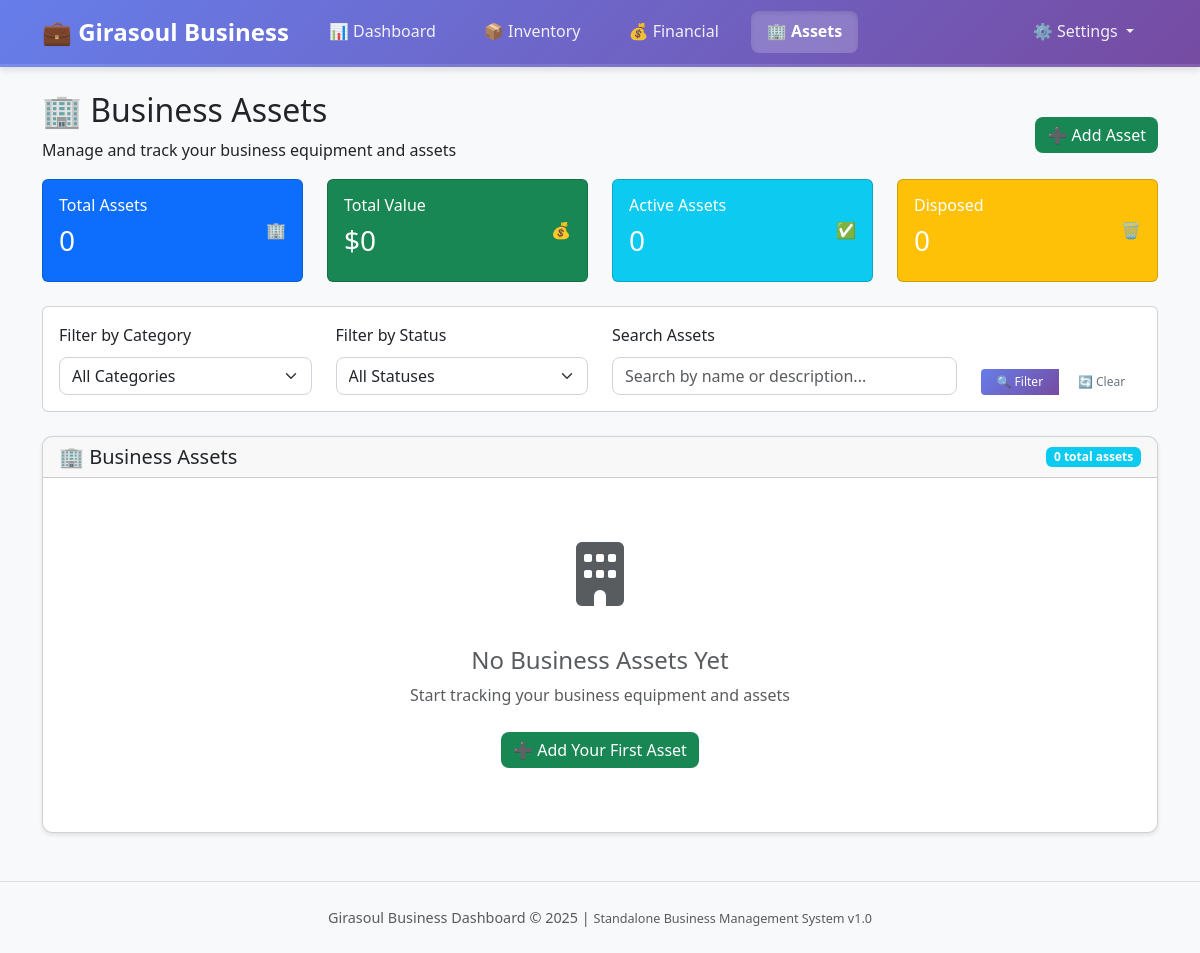
Before: /assets/ with the older database file.
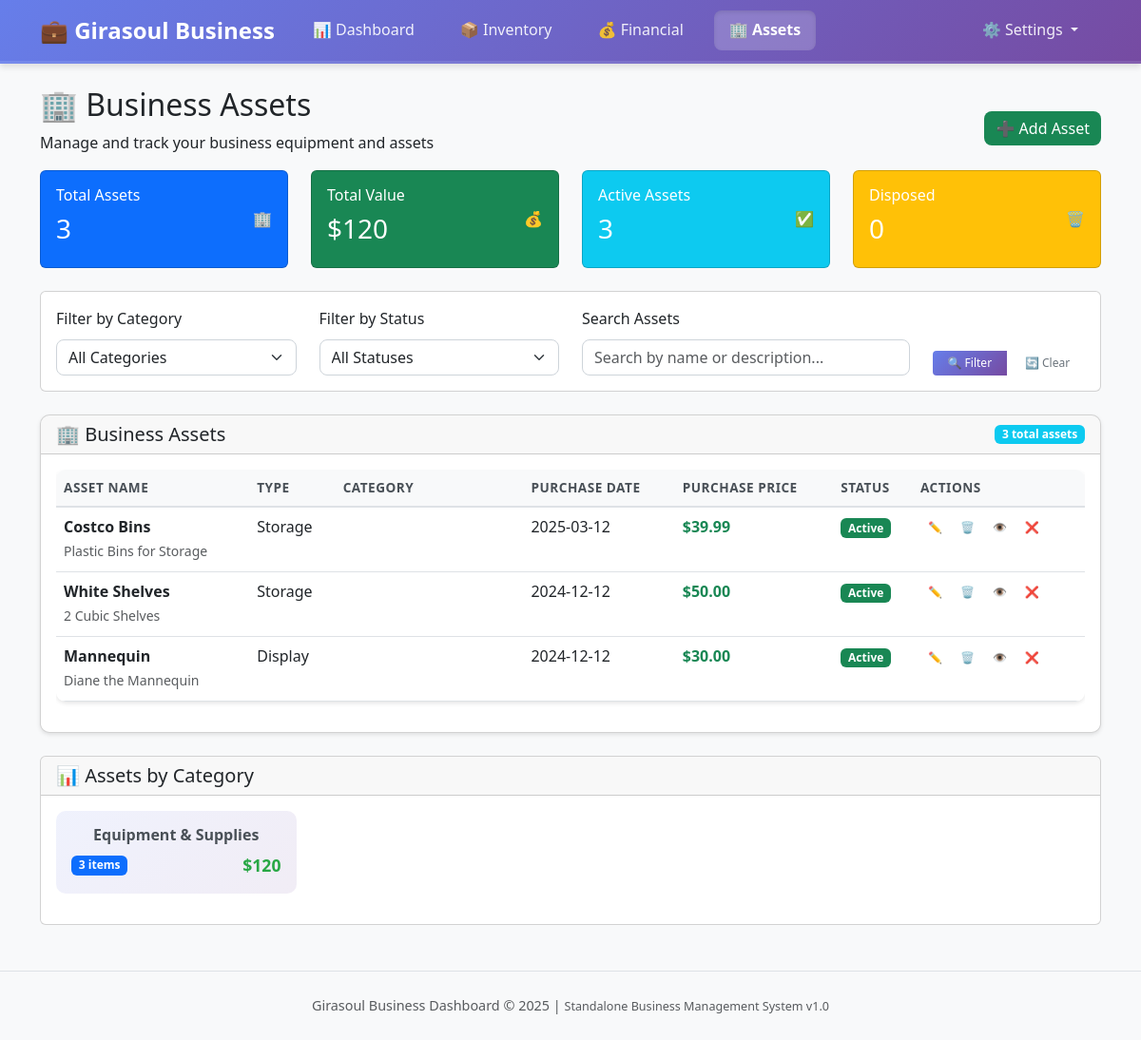
After: the same page with the newer database file.
### models.py (models this page shows, shortened)
class BusinessAsset(db.Model):
    __tablename__ = 'business_assets'
    id = db.Column(db.Integer, primary_key=True)
    name = db.Column(db.String(100), nullable=False)
    description = db.Column(db.Text)
    asset_category = db.Column(db.String(50), nullable=False, index=True)
    asset_type = db.Column(db.String(50), nullable=False)
    purchase_date = db.Column(db.Date, nullable=False)
    purchase_price = db.Column(db.Numeric(10, 2), nullable=False)
    is_active = db.Column(db.Boolean, default=True, index=True)

### blueprints/views/assets.py (the view)
@assets_bp.route('/')
def assets():
    print("🏢 Loading business assets page...")
    try:
        business_assets = BusinessAsset.query.order_by(
            BusinessAsset.purchase_date.desc()
        ).all()
        print(f"📊 Found {len(business_assets)} assets in database")
        assets_metrics = calculate_assets_metrics(business_assets)
        assets_by_category = group_assets_by_category(business_assets)
        return render_template('assets.html',
                             business_assets=business_assets,
                             assets_metrics=assets_metrics,
                             assets_by_category=assets_by_category,
                             total_assets=len(business_assets),
                             total_value=assets_metrics.get('total_value', 0),
                             active_assets=assets_metrics.get('active_assets', 0))
    except Exception as e:
        print(f"❌ Error loading assets page: {e}")
        import traceback
        traceback.print_exc()
        return render_template('assets.html',
                             business_assets=[],
                             assets_metrics={},
                             assets_by_category={},
                             total_assets=0,
                             total_value=0,
                             active_assets=0,
                             error=str(e))

### templates/assets.html (shortened to what this page needs)
{% extends "base.html" %}
{% block extra_css %}
<link rel="stylesheet" href="{{ url_for('static', filename='css/assets.css') }}">
{% endblock %}
{% block content %}
<div class="dashboard-header">
    <div class="d-flex justify-content-between align-items-center">
        <div>
            <h2 class="dashboard-title">🏢 Business Assets</h2>
            <p class="dashboard-subtitle">Manage and track your business equipment and assets</p>
        </div>
        <div>
            <button class="btn btn-success" onclick="showAddAssetModal()">
                ➕ Add Asset
            </button>
        </div>
    </div>
</div>
<div class="row mb-4">
    <div class="col-lg-3 col-md-6">
        <div class="card summary-card bg-primary text-white">
            <div class="card-body">
                <div class="d-flex justify-content-between align-items-center">
                    <div>
                        <h6 class="card-title">Total Assets</h6>
                        <h3 class="card-value">{{ total_assets or 0 }}</h3>
                    </div>
                    <div class="summary-icon">
                        🏢
                    </div>
                </div>
            </div>
        </div>
    </div>
    <div class="col-lg-3 col-md-6">
        <div class="card summary-card bg-success text-white">
            <div class="card-body">
                <div class="d-flex justify-content-between align-items-center">
                    <div>
                        <h6 class="card-title">Total Value</h6>
                        <h3 class="card-value">${{ "%.0f"|format(total_value or 0) }}</h3>
                    </div>
                    <div class="summary-icon">
                        💰
                    </div>
                </div>
            </div>
        </div>
    </div>
    <div class="col-lg-3 col-md-6">
        <div class="card summary-card bg-info text-white">
            <div class="card-body">
                <div class="d-flex justify-content-between align-items-center">
                    <div>
                        <h6 class="card-title">Active Assets</h6>
                        <h3 class="card-value">{{ active_assets or 0 }}</h3>
                    </div>
                    <div class="summary-icon">
                        ✅
                    </div>
                </div>
            </div>
        </div>
    </div>
    <div class="col-lg-3 col-md-6">
        <div class="card summary-card bg-warning text-white">
            <div class="card-body">
                <div class="d-flex justify-content-between align-items-center">
                    <div>
                        <h6 class="card-title">Disposed</h6>
                        <h3 class="card-value">{{ disposed_assets or 0 }}</h3>
                    </div>
                    <div class="summary-icon">
                        🗑️
                    </div>
                </div>
            </div>
        </div>
    </div>
</div>
<div class="card filters-card mb-4">
    <div class="card-body">
        <div class="row">
            <div class="col-md-3">
                <label for="filterCategory" class="form-label">Filter by Category</label>
                <select class="form-select" id="filterCategory">
                    <option value="">All Categories</option>
                </select>
            </div>
            <div class="col-md-3">
                <label for="filterStatus" class="form-label">Filter by Status</label>
                <select class="form-select" id="filterStatus">
                    <option value="">All Statuses</option>
                </select>
            </div>
            <div class="col-md-4">
                <label for="searchAssets" class="form-label">Search Assets</label>
                <input type="text" class="form-control" id="searchAssets"
                       placeholder="Search by name or description...">
            </div>
            <div class="col-md-2 d-flex align-items-end">
                <div class="btn-group w-100">
                    <button class="btn btn-primary" onclick="filterAssets()">
                        🔍 Filter
                    </button>
                    <button class="btn btn-outline-secondary" onclick="clearAssetFilters()">
                        🔄 Clear
                    </button>
                </div>
            </div>
        </div>
    </div>
</div>
<div class="card assets-table">
    <div class="card-header d-flex justify-content-between align-items-center">
        <h5 class="mb-0">🏢 Business Assets</h5>
        <span class="badge bg-info">{{ business_assets|length if business_assets else 0 }} total assets</span>
    </div>
    <div class="card-body">
        {% if business_assets %}
        <div class="table-responsive">
            <table class="table table-hover" id="assetsTable">
                <thead>
                    <tr>
                        <th>Asset Name</th>
                        <th>Type</th>
                        <th>Category</th>
                        <th>Purchase Date</th>
                        <th>Purchase Price</th>
                        <th>Status</th>
                        <th>Actions</th>
                    </tr>
                </thead>
                <tbody id="assetsTableBody">
                    {% for asset in business_assets %}
                    <tr data-asset-id="{{ asset.id }}" class="{{ 'table-secondary' if not asset.is_active else '' }}">
                        <td>
                            <div class="fw-bold">{{ asset.name }}</div>
                            {% if asset.description %}
                            <small class="text-muted">{{ asset.description }}</small>
                            {% endif %}
                        </td>
                        <td>{{ asset.asset_type }}</td>
                        <td>
                            <span class="badge category-badge category-{{ asset.asset_category.lower() }}">
                            </span>
                        </td>
                        <td>{{ asset.purchase_date.strftime('%Y-%m-%d') if asset.purchase_date else 'Unknown' }}</td>
                        <td class="fw-bold text-success">${{ "%.2f"|format(asset.purchase_price) }}</td>
                        <td>
                            {% if asset.is_active %}
                            <span class="badge bg-success">Active</span>
                            {% else %}
                            <span class="badge bg-secondary">Disposed</span>
                            {% if asset.disposal_date %}
                            <br><small class="text-muted">{{ asset.disposal_date.strftime('%Y-%m-%d') }}</small>
                            {% endif %}
                            {% endif %}
                        </td>
                        <td>
                        <div class="btn-group" role="group">
                            <button class="btn btn-outline-primary btn-sm"
                                    onclick="editAsset({{ asset.id }})"
                                    title="Edit Asset">
                                ✏️
                            </button>
                            {% if asset.is_active %}
                            <button class="btn btn-outline-warning btn-sm"
                                    onclick="disposeAsset({{ asset.id }}, '{{ asset.name|e }}')"
                                    title="Dispose Asset">
                                🗑️
                            </button>
                            {% endif %}
                            <button class="btn btn-outline-info btn-sm"
                                    onclick="viewAssetDetails({{ asset.id }})"
                                    title="View Details">
                                👁️
                            </button>
                            <button class="btn btn-outline-danger btn-sm"
                                    onclick="deleteAsset({{ asset.id }}, '{{ asset.name|e }}')"
                                    title="Delete Asset">
                                ❌
                            </button>
                        </div>
                    </td>
                    </tr>
                    {% endfor %}
                </tbody>
            </table>
        </div>
        {% else %}
        <div class="text-center py-5" id="noAssetsMessage">
            <div class="mb-4">
                <i class="fas fa-building fa-4x text-muted"></i>
            </div>
            <h4 class="text-muted">No Business Assets Yet</h4>
            <p class="text-muted mb-4">Start tracking your business equipment and assets</p>
            <button class="btn btn-success" onclick="showAddAssetModal()">
                ➕ Add Your First Asset
            </button>
        </div>
        {% endif %}
    </div>
</div>
{% if assets_by_category %}
<div class="row mt-4">
    <div class="col-12">
        <div class="card">
            <div class="card-header">
                <h5 class="mb-0">📊 Assets by Category</h5>
            </div>
            <div class="card-body">
                <div class="row">
                    {% for category, assets in assets_by_category.items() %}
                    <div class="col-md-3 mb-3">
                        <div class="category-summary">
                            <h6 class="category-title">{{ category }}</h6>
                            <div class="category-stats">
                                <span class="badge bg-primary">{{ assets|length }} items</span>
                                <span class="category-value">
                                    ${{ "%.0f"|format(assets|sum(attribute='purchase_price')) }}
                                </span>
                            </div>
                        </div>
                    </div>
                    {% endfor %}
                </div>
            </div>
        </div>
    </div>
</div>
{% endif %}
{% endblock %}

### templates/base.html (shortened to what this page needs)
<!DOCTYPE html>
<html lang="en">
<head>
    <link href="https://cdnjs.cloudflare.com/ajax/libs/bootstrap/5.3.0/css/bootstrap.min.css" rel="stylesheet">
    <link href="https://cdnjs.cloudflare.com/ajax/libs/font-awesome/6.4.0/css/all.min.css" rel="stylesheet">
    <link href="{{ url_for('static', filename='css/main.css') }}" rel="stylesheet">
    {% block extra_css %}{% endblock %}
</head>
<body>
    <nav class="navbar navbar-expand-lg navbar-dark business-nav">
        <div class="container">
            <a class="navbar-brand" href="{{ url_for('dashboard.dashboard') }}">
                💼 Girasoul Business
            </a>
            <div class="collapse navbar-collapse" id="businessNavbar">
                <ul class="navbar-nav me-auto">
                    <li class="nav-item">
                        <a class="nav-link {{ 'active' if request.endpoint == 'dashboard.dashboard' }}"
                           href="{{ url_for('dashboard.dashboard') }}">
                            📊 Dashboard
                        </a>
                    </li>
                    <li class="nav-item">
                        <a class="nav-link {{ 'active' if request.endpoint == 'inventory.inventory' }}"
                           href="{{ url_for('inventory.inventory') }}">
                            📦 Inventory
                        </a>
                    </li>
                    <li class="nav-item">
                        <a class="nav-link {{ 'active' if request.endpoint == 'financial.financial' }}"
                           href="{{ url_for('financial.financial') }}">
                            💰 Financial
                        </a>
                    </li>
                    <li class="nav-item">
                        <a class="nav-link {{ 'active' if request.endpoint == 'assets.assets' }}"
                           href="{{ url_for('assets.assets') }}">
                            🏢 Assets
                        </a>
                    </li>
                </ul>
                <ul class="navbar-nav">
                    <li class="nav-item dropdown">
                        <a class="nav-link dropdown-toggle" href="#" role="button" data-bs-toggle="dropdown">
                            ⚙️ Settings
                        </a>
                    </li>
                </ul>
            </div>
        </div>
    </nav>
    <div class="container mt-4">
        {% block content %}{% endblock %}
    </div>
    <footer class="mt-5 py-4 bg-light">
        <div class="container text-center">
            <p class="text-muted mb-0">
                Girasoul Business Dashboard &copy; 2025 |
                <small>Standalone Business Management System v1.0</small>
            </p>
        </div>
    </footer>
</body>
</html>

Changed rows visible on the page:
added BusinessAsset: name "Costco Bins", description "Plastic Bins for Storage", asset_type "Storage", purchase_date "2025-03-12", purchase_price "39.99", is_active "Active", asset_category "Equipment & Supplies", assets "3", assets "120"
added BusinessAsset: name "White Shelves", description "2 Cubic Shelves", asset_type "Storage", purchase_date "2024-12-12", purchase_price "50.00", is_active "Active", shown under "🏢 Business Assets"
added BusinessAsset: name "Mannequin", description "Diane the Mannequin", asset_type "Display", purchase_date "2024-12-12", purchase_price "30.00", is_active "Active", shown under "🏢 Business Assets"
Other visible differences:
{{ total_assets or 0 }}: "0" → "3"
{{ "%.0f"|format(total_value or 0) }}: "0" → "120"
{{ active_assets or 0 }}: "0" → "3"
{{ business_assets|length if business_assets else 0 }}: "0" → "3"
text no longer shown: "No Business Assets Yet Start tracking your business equipment and assets ➕ Add Your First Asset"
text now shown: "ASSET NAME TYPE CATEGORY PURCHASE DATE PURCHASE PRICE STATUS ACTIONS 📊 Assets by Category"
